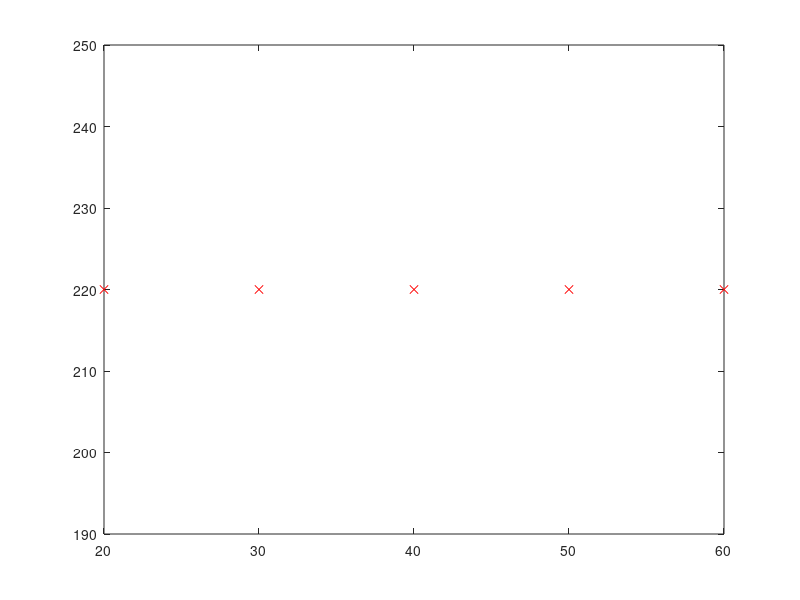

The MATLAB script that drew this image: (Note: this script raises an error after producing the figure.)
%Example on the use of AStar Algorithm in an occupancy grid. 
clear


%%% Generating a MAP
%1 represent an object that the path cannot penetrate, zero is a free path
MAP=int8(zeros(200,200));
MAP(1:200,1)=1;
MAP(200,1:200)=1;
MAP(1:200,200)=1;
MAP(1,1:200)=1;
MAP(130,1:95)=1;
MAP(1:60,95)=1;
MAP(90:130, 95)=1;
MAP(130:160,60)=1;
MAP(180:200,60)=1;
MAP(30:60,20:70)=1;
MAP(80:110,20:70)=1;
 for rd=14:.1:17
     th = linspace(0,2*pi,1000);
     r=150+rd*sin(th);
     c=150+rd*cos(th);
     r=round(r);
     c=round(c);
     r1=100+rd*sin(th);
     c1=150+rd*cos(th);
     r1=round(r1);
     c1=round(c1);
     MAP(sub2ind(size(MAP),r1,c1))=1;
     MAP(sub2ind(size(MAP),r,c))=1;
     
     r2=50+rd*sin(th);
     c2=150+rd*cos(th);
     r2=round(r2);
     c2=round(c2);
     MAP(sub2ind(size(MAP),r2,c2))=1;
  
 end

t = 0:0.1:2*pi+0.1;



%initial start positions
StartX=15;
StartY=165;
Connecting_Distance=1;

queue1 = [0 0 0 0]
queue1 = randperm(3,3)
queue1(4) = 0;
batteryx= [20:10:60]
batteryy= 220;
cnt = 0;
axis xy
plot(batteryx,batteryy, 'rx')
pause(2)
for j=1:4
    if queue1(j) == 1
        GoalRegister=int8(zeros(200,200));
        GoalRegister(170,160) = 1;
    
        else if queue1(j) == 2
            GoalRegister=int8(zeros(200,200));
            GoalRegister(140,170) = 1;
          
        else if queue1(j) ==3
            GoalRegister=int8(zeros(200,200));
            GoalRegister(75,60) = 1;
      
            else if queue1(j) == 0 %|| length(batteryx) < 4
            GoalRegister=int8(zeros(200,200));
            GoalRegister(165,15) = 1;
            end
            end
            end
    end
    
    

if j > 1
    StartX=OptimalPath(1,2);
    StartY=OptimalPath(1,1);
end
 

% Running PathFinder
OptimalPath=ASTARPATH(StartX,StartY,MAP,GoalRegister,Connecting_Distance)
% End. 


SmoothingPath = [OptimalPath(:,2),OptimalPath(:,1)]

x = SmoothingPath;
y = x;

%plot(x(:,1), x(:,2), 'bo')


err = 9999;
threshold = 0.01;

alpha = 15;
beta = 0.499;

while(err>threshold)
    preY = y;
    for i=2:length(x(:,1))-1
       y(i,:) = y(i,:)+alpha*(x(i,:)-y(i,:));
       y(i,:) = y(i,:)+beta*(y(i-1,:)+y(i+1,:)-2*y(i,:)); 
      
    end    
    err = norm(preY-y);
end

hold on





if size(OptimalPath,2)>1
figure(1)
imagesc((MAP))
colormap(flipud(gray));
axis xy
hold on
battery1=plot(batteryx,batteryy,'x','color', 'red')

start1 = plot(OptimalPath(end,2),OptimalPath(end,1),'o','color','blue')
legend([start1],{'Start'});
pause(2)
goal1 = plot(OptimalPath(1,2),OptimalPath(1,1),'o','color','k')
legend([start1, goal1],{'Start','Goal'});
pause(2)
hline3=plot(OptimalPath(:,2),OptimalPath(:,1),'b.')
pause(2)
delete(hline3)


if j==3
 for rd2=11:.1:14
     th = linspace(0,2*pi,1000);
     r3=165+rd2*sin(th);
     c3=80+rd2*cos(th);
     r3=round(r3);
     c3=round(c3);
     MAP(sub2ind(size(MAP),r3,c3))=1;
 end
end
if j==4
 OptimalPath=ASTARPATH(StartX,StartY,MAP,GoalRegister,Connecting_Distance)

hline3=plot(OptimalPath(:,2),OptimalPath(:,1),'b.')
pause(2)
delete(hline3)

SmoothingPath = [OptimalPath(:,2),OptimalPath(:,1)]

x = SmoothingPath;
y = x;

%plot(x(:,1), x(:,2), 'bo')


err = 9999;
threshold = 0.01;

alpha = 15;
beta = 0.499;

while(err>threshold)
    preY = y;
    for i=2:length(x(:,1))-1
       y(i,:) = y(i,:)+alpha*(x(i,:)-y(i,:));
       y(i,:) = y(i,:)+beta*(y(i-1,:)+y(i+1,:)-2*y(i,:)); 
      
    end    
    err = norm(preY-y);
end

hold on

end

for i=length(y+4):-1:1
plot(y(i,1),y(i,2),'r.')
hold on


x1 = 5.*cos(t)+y(i,1);
y1 = 5.*sin(t)+y(i,2);
if i >6
hline = line([OptimalPath(i,2),OptimalPath(i-5,2)],[OptimalPath(i,1),OptimalPath(i-5,1)])
hline3 = line([OptimalPath(i,2),OptimalPath(i-5,2)],[OptimalPath(i,1),OptimalPath(i-5,1)])
end
hline2 =line(x1, y1);
drawnow
delete(hline)
delete(hline2)
delete(hline3)
save=i;
end
%hline = line([OptimalPath(i,2),OptimalPath(i-5,2)],[OptimalPath(i,1),OptimalPath(i-5,1)])
hline2 =line(x1, y1);
end
if queue1(j) == 1
        cnt = cnt+1;
        batteryx(6-cnt) =[]
        hold off
        plot(batteryx,batteryy, 'rx')
     else if queue1(j) == 2
            cnt = cnt+1;
            batteryx(6-cnt) =[]
            hold off
            plot(batteryx,batteryy, 'rx')
     else if queue1(j) ==3
            cnt = cnt+1;
            batteryx(6-cnt) =[]
            hold off
            plot(batteryx,batteryy, 'rx')
     else if queue1(j) ==0
            batteryx =[20:10:60]
            cnt = 0;
            plot(batteryx,batteryy, 'rx')
         end
         end
         end
end
    
end